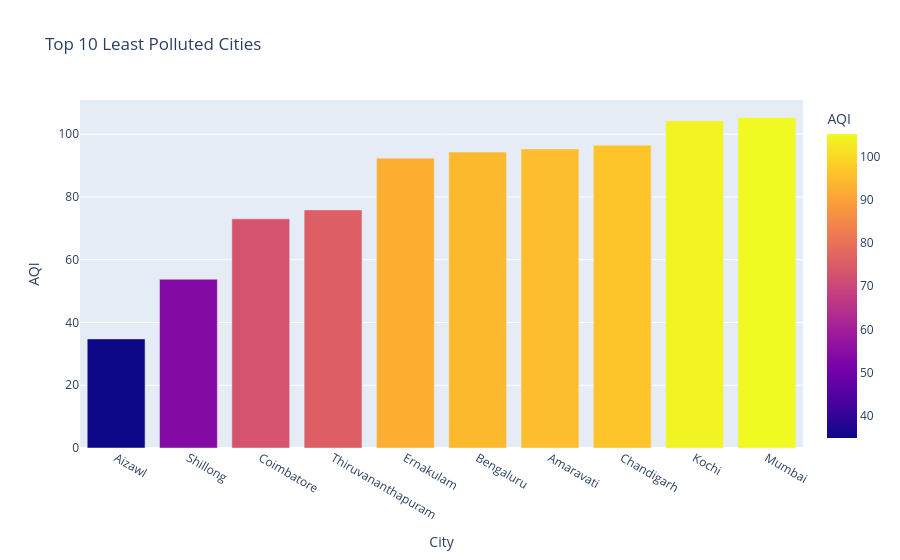

Notebook code for this chart:
### Markdown cell above
## 4. Top 10 Least Polluted Cities (Average AQI)

### Code cell
least_pollution = (
    air_df.groupby("City")["AQI"]
    .mean()
    .sort_values()
    .head(10)
    .reset_index()
)

fig = px.bar(
    least_pollution,
    x="City",
    y="AQI",
    color="AQI",
    title="Top 10 Least Polluted Cities"
)

fig.show()

### Figure 1 — Plotly figure (JSON) as saved in the notebook; plotly's stock layout.template omitted (floating-point values rounded to 4 significant figures)
{"data": [{"hovertemplate": "City=%{x}<br>AQI=%{marker.color}<extra></extra>", "legendgroup": "", "marker": {"color": [34.77, 53.8, 73.02, 75.88, 92.36, 94.32, 95.3, 96.5, 104.3, 105.4], "coloraxis": "coloraxis", "pattern": {"shape": ""}}, "name": "", "orientation": "v", "showlegend": false, "textposition": "auto", "type": "bar", "x": ["Aizawl", "Shillong", "Coimbatore", "Thiruvananthapuram", "Ernakulam", "Bengaluru", "Amaravati", "Chandigarh", "Kochi", "Mumbai"], "xaxis": "x", "y": [34.77, 53.8, 73.02, 75.88, 92.36, 94.32, 95.3, 96.5, 104.3, 105.4], "yaxis": "y"}], "layout": {"barmode": "relative", "coloraxis": {"colorbar": {"title": {"text": "AQI"}}, "colorscale": [[0, "#0d0887"], [0.1111, "#46039f"], [0.2222, "#7201a8"], [0.3333, "#9c179e"], [0.4444, "#bd3786"], [0.5556, "#d8576b"], [0.6667, "#ed7953"], [0.7778, "#fb9f3a"], [0.8889, "#fdca26"], [1, "#f0f921"]]}, "legend": {"tracegroupgap": 0}, "title": {"text": "Top 10 Least Polluted Cities"}, "xaxis": {"anchor": "y", "domain": [0, 1], "title": {"text": "City"}}, "yaxis": {"anchor": "x", "domain": [0, 1], "title": {"text": "AQI"}}}}
